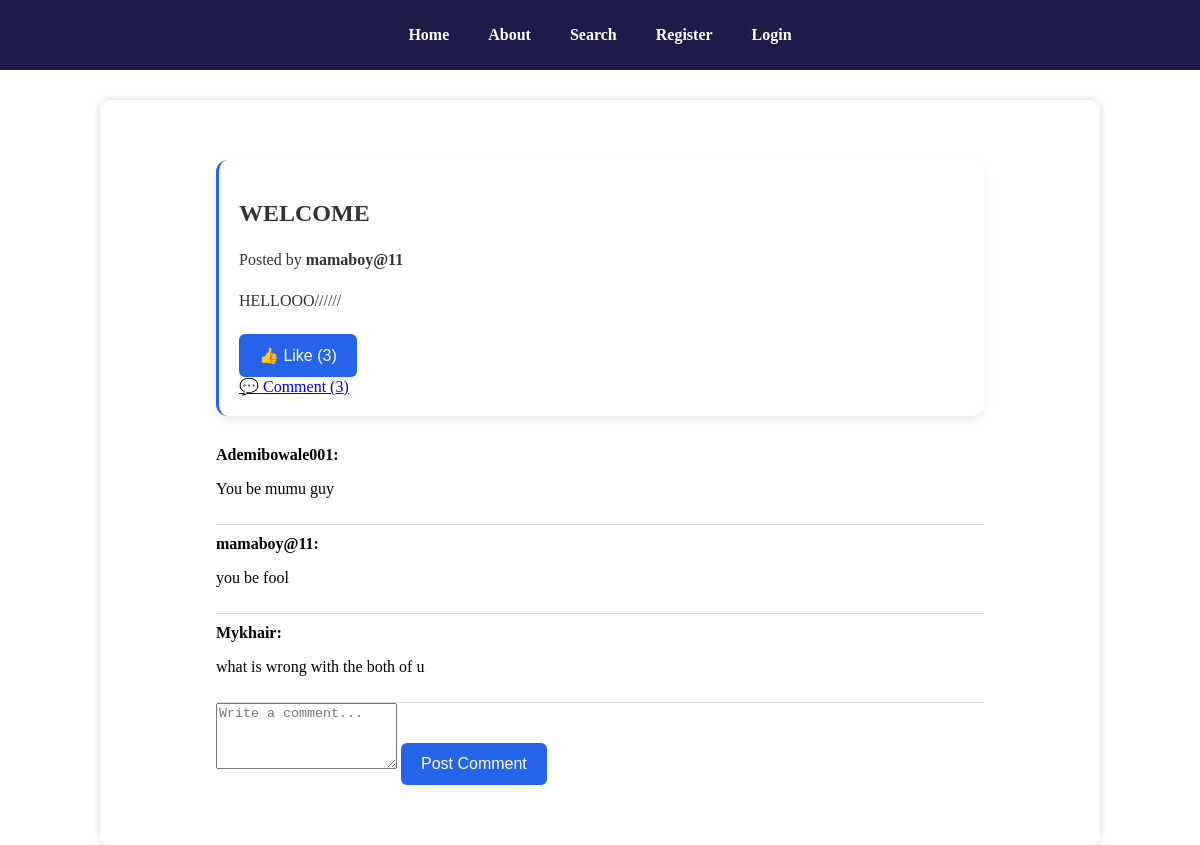
The app's page /posts/5 with its own data.
### models/post.py (models this page shows, shortened)
class Post(db.Model):
    __tablename__ = 'posts'
    id = db.Column(db.Integer, primary_key=True)
    title = db.Column(db.String(255), nullable=False)
    content = db.Column(db.Text, nullable=False)
    author_id = db.Column(
        db.Integer, db.ForeignKey("users.id"), nullable=False)
    created_at = db.Column(db.DateTime, default=datetime.utcnow)
    updated_at = db.Column(
        db.DateTime,
        default=datetime.utcnow,
        onupdate=datetime.utcnow,
    )
    comments = db.relationship(
        'Comment', backref='post', cascade='all, delete-orphan', lazy=True)
    likes = db.relationship('Like', backref='post',
                            cascade='all, delete-orphan', lazy=True)
    author = db.relationship("User", backref="posts")

### models/user.py (models this page shows, shortened)
class User(db.Model, UserMixin):
    __tablename__ = "users"
    id = db.Column(db.Integer, primary_key=True)
    full_name = db.Column(db.String(150), nullable=False)
    username = db.Column(db.String(80), unique=True, nullable=False)
    email = db.Column(db.String(120), unique=True, nullable=False)
    password = db.Column(db.String(255), nullable=False)
    bio = db.Column(db.Text, default="")
    profile_picture = db.Column(
        db.String(255),
        default="default_profile.png"
    )
    created_at = db.Column(
        db.DateTime,
        default=datetime.utcnow
    )
    is_admin = db.Column(
        db.Boolean,
        default=False
    )
    is_suspended = db.Column(
        db.Boolean,
        default=False
    )
    is_banned = db.Column(
        db.Boolean,
        default=False
    )

### models/comment.py (models this page shows, shortened)
class Comment(db.Model):
    __tablename__ = 'comments'
    id = db.Column(db.Integer, primary_key=True)
    content = db.Column(db.Text, nullable=False)
    author_id = db.Column(
        db.Integer, db.ForeignKey("users.id"), nullable=False)
    post_id = db.Column(db.Integer, db.ForeignKey('posts.id'), nullable=False)
    created_at = db.Column(db.DateTime, default=datetime.utcnow)
    author = db.relationship("User", backref="comments")

### routes/posts.py (the view)
@posts_bp.route('/<int:post_id>', methods=['GET'])
def get_post(post_id):
    post = Post.query.get_or_404(post_id)
    return render_template(
        'post.html',
        post=post
    )

### templates/post.html (shortened to what this page needs)
{% extends "base.html" %}
{% block content %}
<div class="post-container">
    <div class="post-card">
        <h2>{{post.title}}</h2>
        <p class="post-author">
            Posted by <strong>{{ post.author.username }}</strong>
        </p>
        <p class="post-content">
            {{ post.content }}
        </p>
        <div class="post-actions">
            <form action="{{ url_for('posts.toggle_like', post_id=post.id) }}" method="POST">
                <form id="comment-form" action="{{ url_for('posts.create_comment', post_id=post.id) }}" method="POST">
                    <button type="submit">
                        👍 Like ({{ post.likes|length }})
                    </button>
                </form>
                <a href="#comment-form">
                    💬 Comment ({{ post.comments|length }})
                </a>
        </div>
    </div>
    {% for comment in post.comments %}
    <div class="comment">
        <strong>{{ comment.author.username }}:</strong>
        <p>{{ comment.content }}</p>
    </div>
    {% else %}
    <p>No comments yet. Be the first to comment.</p>
    {% endfor %}
    <form action="{{ url_for('posts.create_comment', post_id=post.id) }}" method="POST">
        <textarea name="content" rows="4" placeholder="Write a comment..." required></textarea>
        <button type="submit">Post Comment</button>
    </form>
</div>
{% endblock %}

### static/style.css (style rules this page uses)
body { margin: 0; padding: 0; font-family: 'Times New Roman', Times, serif; background: white; }
h2 { color: #333333; }
form { width: 100%; }
button { background: #2563eb; color: white; border: none; padding: 12px 20px; border-radius: 6px; cursor: pointer; font-size: 16px; }
.post-card { background: white; padding: 20px; margin-bottom: 25px; border-radius: 10px; box-shadow: 0 2px 8px rgba(0, 0, 0, .1); }
.post-actions { margin-top: 20px; }
.post-actions button { margin-right: 10px; }
.post-container { width: 80%; max-width: 900px; margin: 40px auto; }
.post-card { background: #fff; border-radius: 12px; padding: 20px; margin-bottom: 20px; box-shadow: 0 4px 12px rgba(0, 0, 0, 0.08); border-left: 3px solid #2563EB; transition: 0.3s ease; }
.post-card p { line-height: 1.6; color: #333; }
.comment { border-bottom: 1px solid #ddd; padding: 10px 0; }

### records on screen
Post: title "WELCOME", content "HELLOOO//////"
User: author.username "mamaboy@11"
Comment: author.username "Ademibowale001", content "You be mumu guy"
Comment: author.username "mamaboy@11", content "you be fool"
Comment: author.username "Mykhair", content "what is wrong with the both of u"

### other values on screen
{{ post.likes|length }} "3"
{{ post.comments|length }} "3"
